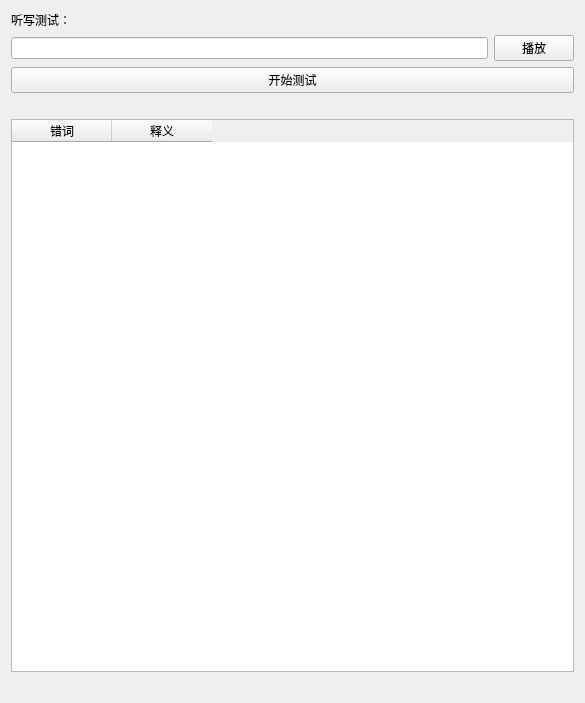
<?xml version="1.0" encoding="UTF-8"?>
<ui version="4.0">
 <class>DictationTab</class>
 <widget class="QWidget" name="DictationTab">
  <property name="geometry">
   <rect>
    <x>0</x>
    <y>0</y>
    <width>585</width>
    <height>703</height>
   </rect>
  </property>
  <layout class="QVBoxLayout" name="verticalLayout">
   <item>
    <widget class="QLabel" name="lblTitle">
     <property name="text">
      <string>听写测试：</string>
     </property>
    </widget>
   </item>
   <item>
    <layout class="QHBoxLayout" name="horizontalLayout">
     <item>
      <widget class="QLineEdit" name="editInput">
       <property name="readOnly">
        <bool>false</bool>
       </property>
      </widget>
     </item>
     <item>
      <widget class="QPushButton" name="btnPlay">
       <property name="text">
        <string>播放</string>
       </property>
      </widget>
     </item>
    </layout>
   </item>
   <item>
    <widget class="QPushButton" name="btnStart">
     <property name="text">
      <string>开始测试</string>
     </property>
    </widget>
   </item>
   <item>
    <widget class="QLabel" name="lblResult">
     <property name="text">
      <string/>
     </property>
    </widget>
   </item>
   <item>
    <widget class="QTableWidget" name="tableWidget">
     <property name="enabled">
      <bool>true</bool>
     </property>
     <property name="showGrid">
      <bool>true</bool>
     </property>
     <column>
      <property name="text">
       <string>错词</string>
      </property>
     </column>
     <column>
      <property name="text">
       <string>释义</string>
      </property>
     </column>
    </widget>
   </item>
   <item>
    <widget class="QLabel" name="lblSummary">
     <property name="text">
      <string/>
     </property>
    </widget>
   </item>
  </layout>
 </widget>
 <resources/>
 <connections/>
</ui>
